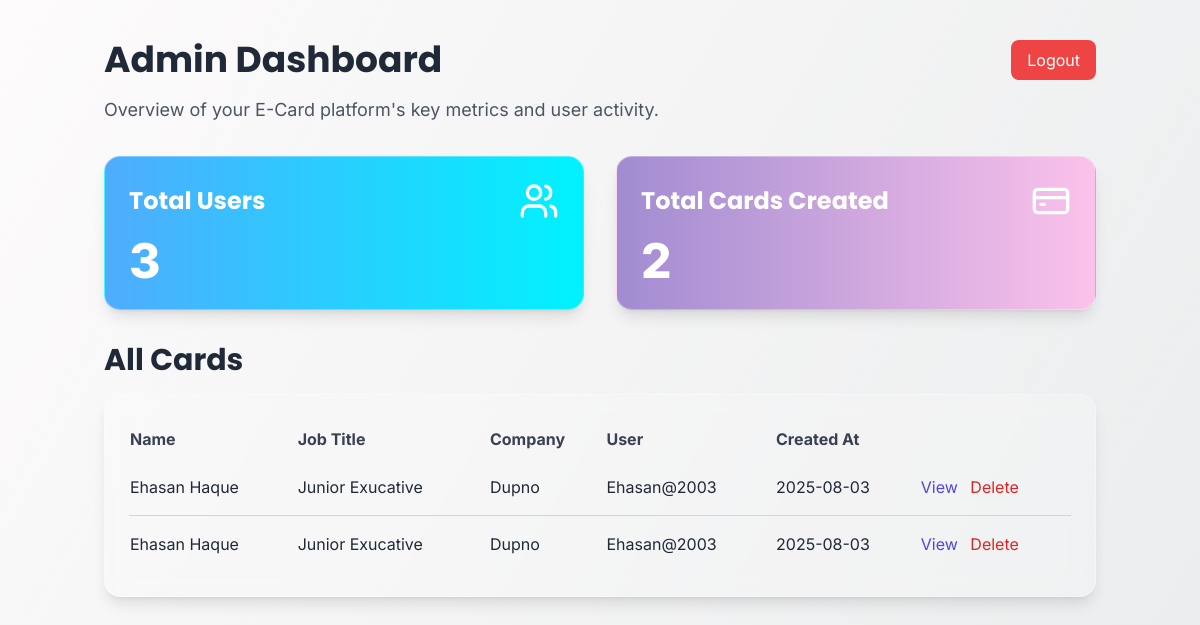
Screenshot of /my-admin/dashboard/ (signed in) with the database file from the repository.
### cards/models.py (models this page shows, shortened)
class Card(models.Model):
    user = models.ForeignKey(User, on_delete=models.CASCADE)
    card_data = models.JSONField(default=dict)
    avatar = models.ImageField(upload_to='avatars/', blank=True, null=True)
    qr_code = models.ImageField(upload_to='qrcodes/', blank=True, null=True)
    unique_slug = models.SlugField(unique=True)
    text_color = models.CharField(max_length=20, default='#000000')
    created_at = models.DateTimeField(auto_now_add=True)

### cards/views.py (the view)
# urls.py: path('my-admin/dashboard/', views.admin_dashboard, name='admin_dashboard'),
@user_passes_test(lambda u: u.is_superuser)
def admin_dashboard(request):
    total_users = User.objects.count()
    total_cards = Card.objects.count()
    all_cards = Card.objects.all()
    return render(request, 'cards/admin_dashboard.html', {
        'total_users': total_users,
        'total_cards': total_cards,
        'all_cards': all_cards
    })

### cards/templates/cards/admin_dashboard.html (shortened to what this page needs)
{% extends 'cards/base.html' %}
{% block content %}
<div class="container mx-auto px-4 py-10">
        <div class="flex justify-between items-center mb-4 animate-fade-in-down">
        <h1 class="text-4xl font-bold text-gray-800">Admin Dashboard</h1>
        <a href="{% url 'logout' %}" class="bg-red-500 text-white px-4 py-2 rounded-lg hover:bg-red-600 transition duration-300">Logout</a>
    </div>
    <p class="text-lg text-gray-600 mb-8 animate-fade-in-up">Overview of your E-Card platform's key metrics and user activity.</p>
    <div class="grid grid-cols-1 md:grid-cols-2 gap-8 mb-8">
        <div class="glassmorphism p-6 rounded-2xl shadow-lg animate-slide-up" style="background: linear-gradient(to right, #4facfe 0%, #00f2fe 100%);">
            <div class="flex items-center justify-between mb-4">
                <h3 class="text-2xl font-bold text-white">Total Users</h3>
                <i data-lucide="users" class="w-10 h-10 text-white"></i>
            </div>
            <p class="text-5xl font-extrabold text-white">{{ total_users }}</p>
        </div>
        <div class="glassmorphism p-6 rounded-2xl shadow-lg animate-slide-up" style="animation-delay: 0.1s; background: linear-gradient(to right, #a18cd1 0%, #fbc2eb 100%);">
            <div class="flex items-center justify-between mb-4">
                <h3 class="text-2xl font-bold text-white">Total Cards Created</h3>
                <i data-lucide="credit-card" class="w-10 h-10 text-white"></i>
            </div>
            <p class="text-5xl font-extrabold text-white">{{ total_cards }}</p>
        </div>
    </div>
    <h2 class="text-3xl font-bold mb-4 text-gray-800 animate-fade-in-up" style="animation-delay: 0.2s;">All Cards</h2>
    <div class="glassmorphism rounded-2xl p-6 shadow-lg animate-fade-in-up" style="animation-delay: 0.3s;">
        <table class="w-full text-left">
            <thead>
                <tr class="text-gray-700">
                    <th class="py-2">Name</th>
                    <th>Job Title</th>
                    <th>Company</th>
                    <th>User</th>
                    <th>Created At</th>
                    <th></th>
                </tr>
            </thead>
            <tbody>
                {% for card in all_cards %}
                <tr class="border-b border-gray-300 last:border-b-0 text-gray-800">
                    <td class="py-4">{{ card.card_data.firstName }} {{ card.card_data.lastName }}</td>
                    <td>{{ card.card_data.jobTitle }}</td>
                    <td>{{ card.card_data.company }}</td>
                    <td>{{ card.user.username }}</td>
                    <td>{{ card.created_at|date:"Y-m-d" }}</td>
                    <td><a href="{% url 'view_card' card.unique_slug %}" class="text-indigo-600 hover:text-indigo-800 mr-2">View</a>
                        <form action="{% url 'delete_card_admin' card.unique_slug %}" method="post" class="inline">
                            <button type="submit" class="text-red-600 hover:text-red-800" onclick="return confirm('Are you sure you want to delete this card?');">Delete</button>
                        </form>
                    </td>
                </tr>
                {% endfor %}
            </tbody>
        </table>
    </div>
</div>
{% endblock %}

### cards/templates/cards/base.html (style rules this page uses)
body { font-family: 'Inter', sans-serif; background: linear-gradient(120deg, #fdfbfb 0%, #ebedee 100%); }
h1, h2, h3, h4, h5, h6 { font-family: 'Poppins', sans-serif; }
.glassmorphism { background: rgba(255, 255, 255, 0.2); backdrop-filter: blur(10px); border: 1px solid rgba(255, 255, 255, 0.3); }

### rows the page displays
Card: card_data.firstName "Ehasan", card_data.lastName "Haque", card_data.jobTitle "Junior Exucative", card_data.company "Dupno", user.username "Ehasan@2003", created_at "2025-08-03"
Card: card_data.firstName "Ehasan", card_data.lastName "Haque", card_data.jobTitle "Junior Exucative", card_data.company "Dupno", user.username "Ehasan@2003", created_at "2025-08-03"

### other values shown
{{ total_users }} "3"
{{ total_cards }} "2"
